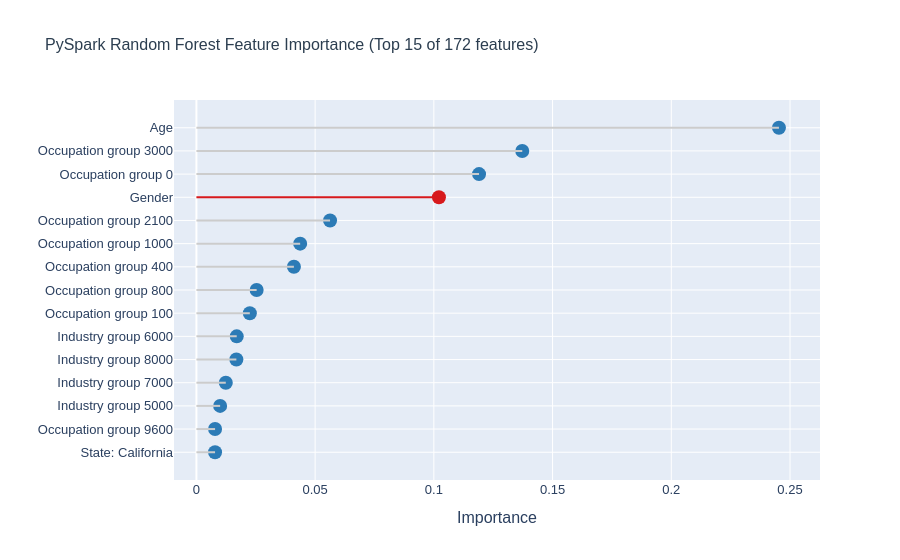

Write notebook code for a chart like this one.
### Markdown cell above
## Feature importance

### Code cell
top20 = rf_imp.head(20).copy()

def clean_feature_label(f):
    if f == "AGE":
        return "Age"
    elif 'SEX_LABEL' in f:
        return "Gender"
    elif f.startswith("STATE_NAME_"):
        return f"State: {f.replace('STATE_NAME_', '')}"
    elif f.startswith("RACE_LABEL_"):
        return f"Race: {f.replace('RACE_LABEL_', '')}"
    elif f.startswith("OCC_GROUP_"):
        return f"Occupation group {f.replace('OCC_GROUP_', '')}"
    elif f.startswith("IND_GROUP_"):
        return f"Industry group {f.replace('IND_GROUP_', '')}"
    return f

top20["label"] = top20["feature"].apply(clean_feature_label)
top20["is_gender"] = top20["label"] == "Gender"

top15 = (
    top20
    .groupby("label", as_index=False)
    .agg(importance=("importance", "sum"), is_gender=("is_gender", "max"))
    .sort_values("importance", ascending=False)
    .head(15)
)

fig_lollipop = go.Figure()
fig_lollipop.add_trace(go.Scatter(
    x=top15['importance'], y=top15['label'],
    mode='markers',
    marker=dict(
        size=14,
        color=top15['is_gender'].map({True: '#d7191c', False: '#2c7bb6'}),
    ),
))
for _, row in top15.iterrows():
    fig_lollipop.add_shape(
        type='line', x0=0, x1=row['importance'],
        y0=row['label'], y1=row['label'],
        line=dict(color='#d7191c' if row['is_gender'] else '#cccccc', width=2),
    )
fig_lollipop.update_layout(
    title='PySpark Random Forest Feature Importance (Top 15 of 172 features)',
    xaxis_title='Importance',
    yaxis_title='',
    yaxis=dict(categoryorder='total ascending'),
)
apply_theme(fig_lollipop)
fig_lollipop.show()

### Figure 1 — Plotly figure (JSON) as saved in the notebook; plotly's stock layout.template omitted (floating-point values rounded to 4 significant figures)
{"data": [{"marker": {"color": ["#2c7bb6", "#2c7bb6", "#2c7bb6", "#d7191c", "#2c7bb6", "#2c7bb6", "#2c7bb6", "#2c7bb6", "#2c7bb6", "#2c7bb6", "#2c7bb6", "#2c7bb6", "#2c7bb6", "#2c7bb6", "#2c7bb6"], "size": 14}, "mode": "markers", "type": "scatter", "x": [0.2453, 0.1372, 0.119, 0.1021, 0.05629, 0.0437, 0.04106, 0.02537, 0.0225, 0.01698, 0.01683, 0.01237, 0.009993, 0.00786, 0.007852], "y": ["Age", "Occupation group 3000", "Occupation group 0", "Gender", "Occupation group 2100", "Occupation group 1000", "Occupation group 400", "Occupation group 800", "Occupation group 100", "Industry group 6000", "Industry group 8000", "Industry group 7000", "Industry group 5000", "Occupation group 9600", "State: California"]}], "layout": {"colorway": ["#2c7bb6", "#d7191c", "#fdae61", "#1a9641"], "font": {"family": "Arial", "size": 13}, "shapes": [{"line": {"color": "#cccccc", "width": 2}, "type": "line", "x0": 0, "x1": 0.2453, "y0": "Age", "y1": "Age"}, {"line": {"color": "#cccccc", "width": 2}, "type": "line", "x0": 0, "x1": 0.1372, "y0": "Occupation group 3000", "y1": "Occupation group 3000"}, {"line": {"color": "#cccccc", "width": 2}, "type": "line", "x0": 0, "x1": 0.119, "y0": "Occupation group 0", "y1": "Occupation group 0"}, {"line": {"color": "#d7191c", "width": 2}, "type": "line", "x0": 0, "x1": 0.1021, "y0": "Gender", "y1": "Gender"}, {"line": {"color": "#cccccc", "width": 2}, "type": "line", "x0": 0, "x1": 0.05629, "y0": "Occupation group 2100", "y1": "Occupation group 2100"}, {"line": {"color": "#cccccc", "width": 2}, "type": "line", "x0": 0, "x1": 0.0437, "y0": "Occupation group 1000", "y1": "Occupation group 1000"}, {"line": {"color": "#cccccc", "width": 2}, "type": "line", "x0": 0, "x1": 0.04106, "y0": "Occupation group 400", "y1": "Occupation group 400"}, {"line": {"color": "#cccccc", "width": 2}, "type": "line", "x0": 0, "x1": 0.02537, "y0": "Occupation group 800", "y1": "Occupation group 800"}, {"line": {"color": "#cccccc", "width": 2}, "type": "line", "x0": 0, "x1": 0.0225, "y0": "Occupation group 100", "y1": "Occupation group 100"}, {"line": {"color": "#cccccc", "width": 2}, "type": "line", "x0": 0, "x1": 0.01698, "y0": "Industry group 6000", "y1": "Industry group 6000"}, {"line": {"color": "#cccccc", "width": 2}, "type": "line", "x0": 0, "x1": 0.01683, "y0": "Industry group 8000", "y1": "Industry group 8000"}, {"line": {"color": "#cccccc", "width": 2}, "type": "line", "x0": 0, "x1": 0.01237, "y0": "Industry group 7000", "y1": "Industry group 7000"}, {"line": {"color": "#cccccc", "width": 2}, "type": "line", "x0": 0, "x1": 0.009993, "y0": "Industry group 5000", "y1": "Industry group 5000"}, {"line": {"color": "#cccccc", "width": 2}, "type": "line", "x0": 0, "x1": 0.00786, "y0": "Occupation group 9600", "y1": "Occupation group 9600"}, {"line": {"color": "#cccccc", "width": 2}, "type": "line", "x0": 0, "x1": 0.007852, "y0": "State: California", "y1": "State: California"}], "title": {"font": {"color": "#2c3e50", "size": 16}, "text": "PySpark Random Forest Feature Importance (Top 15 of 172 features)"}, "xaxis": {"title": {"text": "Importance"}}, "yaxis": {"categoryorder": "total ascending", "title": {"text": ""}}}}
